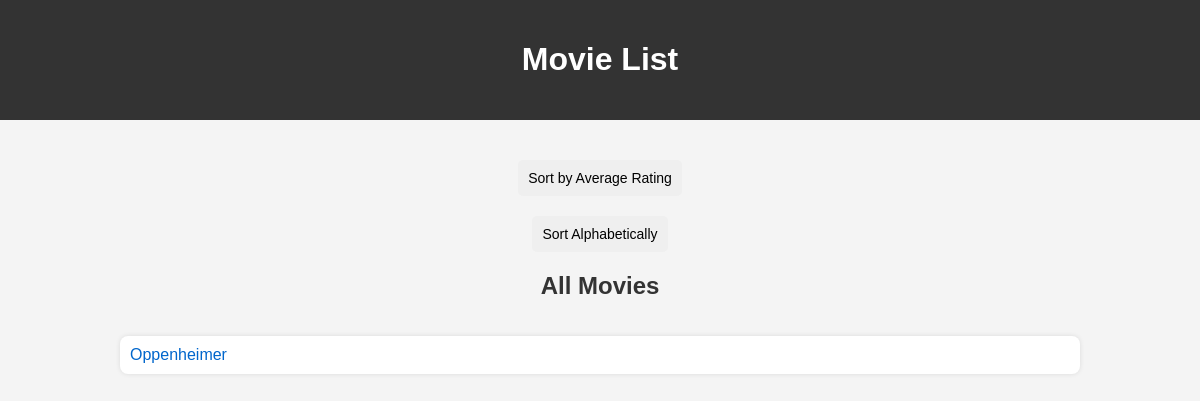
Before: /movielist with the older database file.
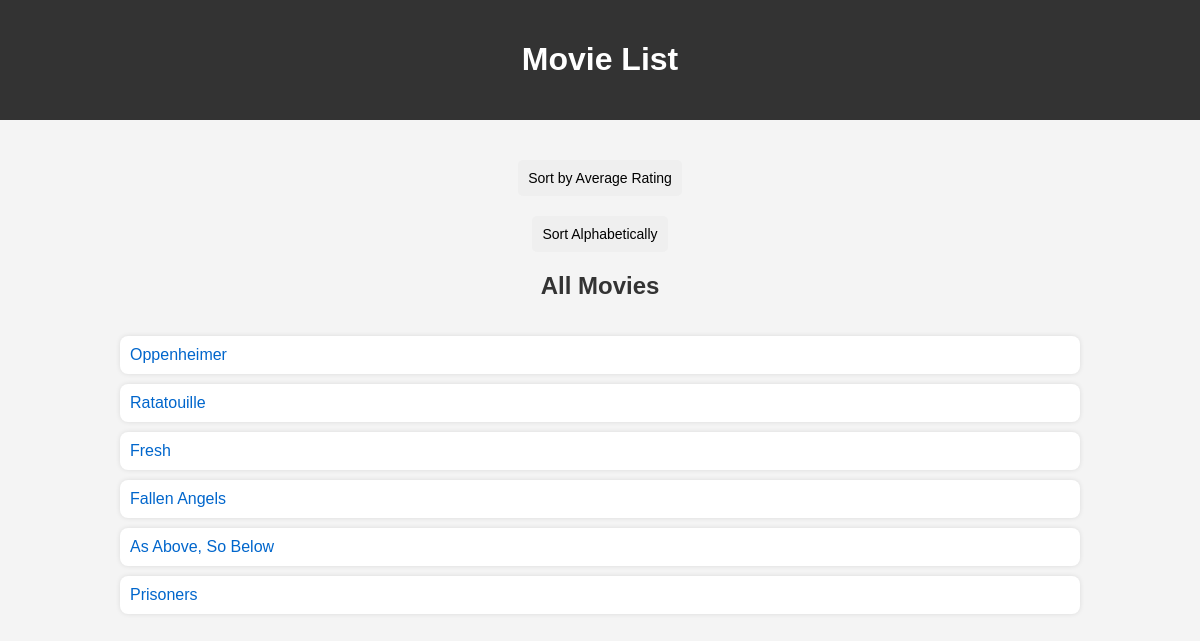
After: the same page with the newer database file.
### server.py (models this page shows)
class Movies(db.Model):
    id = db.Column(db.Integer, primary_key=True)
    name = db.Column(db.String(80), unique=True, nullable=False)
    release_year = db.Column(db.Integer, nullable=False)
    genre = db.Column(db.String(20), nullable=False)
    link = db.Column(db.String(40), unique=True, nullable=False)
    productions = db.relationship('Production', backref='movie', lazy=True)
    reviews = db.relationship('Review', backref='movie', lazy=True)

### server.py (the view)
@app.route('/movielist')
def movielist():
    all_movies = Movies.query.all()
    return render_template('movielist.html', movies=all_movies)

### templates/movielist.html (shortened to what this page needs)
<!DOCTYPE html>
<html lang="en">
<head>
</head>
<body>
    <header>
        <h1>Movie List</h1>
    </header>
    <section>
        <button class="filter-button" onclick="sortMovies('rating')">Sort by Average Rating</button>
        <button class="filter-button" onclick="sortMovies('name')">Sort Alphabetically</button>
        <h2>All Movies</h2>
        <ul>
            {% for movie in movies %}
                <li>
                    <a href="{{ movie.link }}" target="_blank">{{ movie.name }}</a>
                </li>
            {% endfor %}
        </ul>
    </section>
</body>
</html>

### templates/movielist.html (style rules this page uses)
body { font-family: 'Arial', sans-serif; background-color: #f4f4f4; margin: 0; padding: 0; color: #333; display: flex; flex-direction: column; align-items: center; }
header { background-color: #333; color: white; padding: 20px; text-align: center; width: 100%; }
section { width: 80%; margin-top: 20px; display: flex; flex-direction: column; align-items: center; }
ul { list-style: none; padding: 0; width: 100%; }
li { margin-bottom: 10px; padding: 10px; background-color: #fff; box-shadow: 0 0 5px rgba(0, 0, 0, 0.1); border-radius: 8px; display: flex; align-items: center; justify-content: space-between; }
a { text-decoration: none; color: #0066cc; }
.filter-button { margin-top: 20px; padding: 10px; font-size: 14px; border: none; border-radius: 5px; cursor: pointer; }

Changed rows visible on the page:
added Movies: name "Ratatouille"
added Movies: name "Fresh"
added Movies: name "Fallen Angels"
added Movies: name "As Above, So Below"
added Movies: name "Prisoners"
